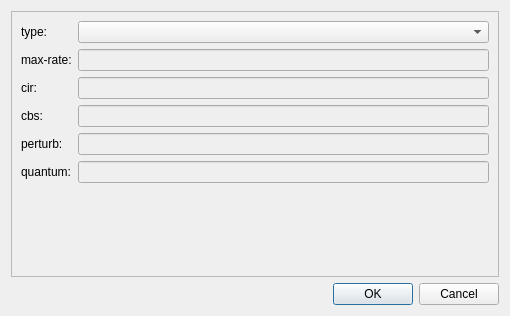
<?xml version="1.0" encoding="UTF-8"?>
<ui version="4.0">
 <class>qqos_Dialog</class>
 <widget class="QDialog" name="qqos_Dialog">
  <property name="geometry">
   <rect>
    <x>0</x>
    <y>0</y>
    <width>510</width>
    <height>316</height>
   </rect>
  </property>
  <property name="sizePolicy">
   <sizepolicy hsizetype="Fixed" vsizetype="Fixed">
    <horstretch>0</horstretch>
    <verstretch>0</verstretch>
   </sizepolicy>
  </property>
  <property name="windowTitle">
   <string>New QOS</string>
  </property>
  <layout class="QVBoxLayout" name="verticalLayout">
   <item>
    <widget class="QFrame" name="frame_dialog_virt_disk_wizard">
     <property name="frameShape">
      <enum>QFrame::StyledPanel</enum>
     </property>
     <property name="frameShadow">
      <enum>QFrame::Raised</enum>
     </property>
     <property name="paintme01" stdset="0">
      <bool>true</bool>
     </property>
     <layout class="QGridLayout" name="gridLayout">
      <item row="1" column="1">
       <widget class="QLineEdit" name="lineEdit_dialog_qos_qos_maxrate">
        <property name="enabled">
         <bool>false</bool>
        </property>
        <property name="clearButtonEnabled">
         <bool>true</bool>
        </property>
       </widget>
      </item>
      <item row="6" column="1">
       <spacer name="verticalSpacer">
        <property name="orientation">
         <enum>Qt::Vertical</enum>
        </property>
        <property name="sizeHint" stdset="0">
         <size>
          <width>20</width>
          <height>40</height>
         </size>
        </property>
       </spacer>
      </item>
      <item row="3" column="1">
       <widget class="QLineEdit" name="lineEdit_dialog_qos_qos_cbs">
        <property name="enabled">
         <bool>false</bool>
        </property>
        <property name="clearButtonEnabled">
         <bool>true</bool>
        </property>
       </widget>
      </item>
      <item row="3" column="0">
       <widget class="QLabel" name="label_7">
        <property name="text">
         <string>cbs:</string>
        </property>
       </widget>
      </item>
      <item row="4" column="1">
       <widget class="QLineEdit" name="lineEdit_dialog_qos_qos_perturb">
        <property name="enabled">
         <bool>false</bool>
        </property>
        <property name="clearButtonEnabled">
         <bool>true</bool>
        </property>
       </widget>
      </item>
      <item row="2" column="1">
       <widget class="QLineEdit" name="lineEdit_dialog_qos_qos_cir">
        <property name="enabled">
         <bool>false</bool>
        </property>
        <property name="clearButtonEnabled">
         <bool>true</bool>
        </property>
       </widget>
      </item>
      <item row="0" column="1">
       <widget class="QComboBox" name="comboBox_dialog_qos_qos_type">
        <item>
         <property name="text">
          <string/>
         </property>
        </item>
        <item>
         <property name="text">
          <string>linux-htb</string>
         </property>
        </item>
        <item>
         <property name="text">
          <string>linux-hfsc</string>
         </property>
        </item>
        <item>
         <property name="text">
          <string>linux-sfq</string>
         </property>
        </item>
        <item>
         <property name="text">
          <string>linux-codel</string>
         </property>
        </item>
        <item>
         <property name="text">
          <string>linux-fq_codel</string>
         </property>
        </item>
        <item>
         <property name="text">
          <string>linux-noop</string>
         </property>
        </item>
        <item>
         <property name="text">
          <string>egress-policer</string>
         </property>
        </item>
       </widget>
      </item>
      <item row="2" column="0">
       <widget class="QLabel" name="label_6">
        <property name="text">
         <string>cir:</string>
        </property>
       </widget>
      </item>
      <item row="1" column="0">
       <widget class="QLabel" name="label_5">
        <property name="text">
         <string>max-rate:</string>
        </property>
       </widget>
      </item>
      <item row="0" column="0">
       <widget class="QLabel" name="label_4">
        <property name="text">
         <string>type:</string>
        </property>
       </widget>
      </item>
      <item row="5" column="1">
       <widget class="QLineEdit" name="lineEdit_dialog_qos_qos_quantum">
        <property name="enabled">
         <bool>false</bool>
        </property>
        <property name="clearButtonEnabled">
         <bool>true</bool>
        </property>
       </widget>
      </item>
      <item row="4" column="0">
       <widget class="QLabel" name="label_8">
        <property name="text">
         <string>perturb:</string>
        </property>
       </widget>
      </item>
      <item row="5" column="0">
       <widget class="QLabel" name="label_9">
        <property name="text">
         <string>quantum:</string>
        </property>
       </widget>
      </item>
     </layout>
    </widget>
   </item>
   <item>
    <widget class="QDialogButtonBox" name="buttonBox">
     <property name="orientation">
      <enum>Qt::Horizontal</enum>
     </property>
     <property name="standardButtons">
      <set>QDialogButtonBox::Cancel|QDialogButtonBox::Ok</set>
     </property>
    </widget>
   </item>
  </layout>
 </widget>
 <resources/>
 <connections>
  <connection>
   <sender>buttonBox</sender>
   <signal>accepted()</signal>
   <receiver>qqos_Dialog</receiver>
   <slot>accept()</slot>
   <hints>
    <hint type="sourcelabel">
     <x>248</x>
     <y>254</y>
    </hint>
    <hint type="destinationlabel">
     <x>157</x>
     <y>274</y>
    </hint>
   </hints>
  </connection>
  <connection>
   <sender>buttonBox</sender>
   <signal>rejected()</signal>
   <receiver>qqos_Dialog</receiver>
   <slot>reject()</slot>
   <hints>
    <hint type="sourcelabel">
     <x>316</x>
     <y>260</y>
    </hint>
    <hint type="destinationlabel">
     <x>286</x>
     <y>274</y>
    </hint>
   </hints>
  </connection>
 </connections>
</ui>
